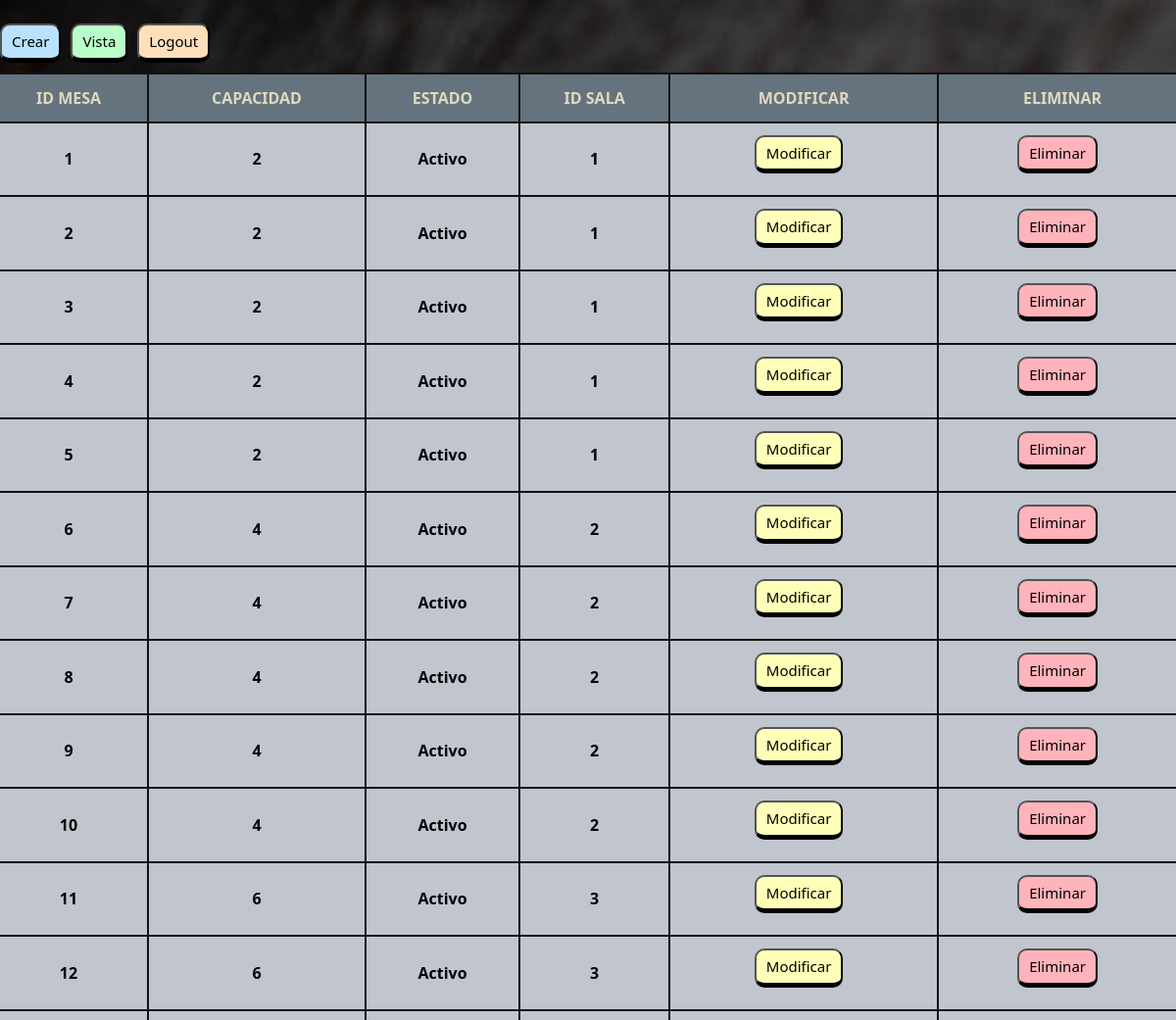
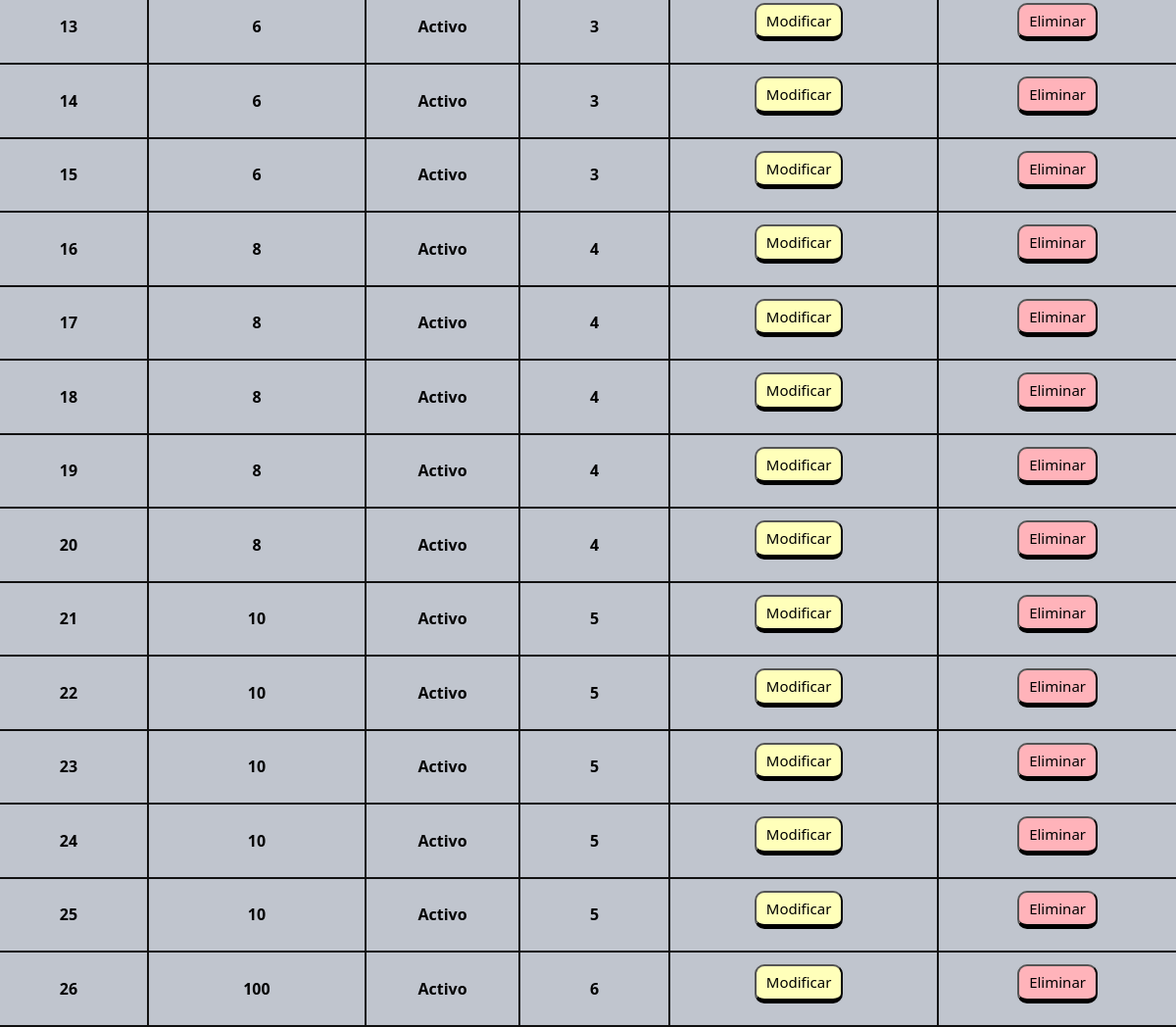
The app's page /process/mesas_admin.php (signed in) with its own data (2 pictures, top to bottom).
### tables this page shows
CREATE TABLE `tbl_mesa` (
  `id_mesa` int(11) NOT NULL,
  `capacidad` int(2) NOT NULL,
  `estado` varchar(20) NOT NULL,
  `id_sala` int(11) NOT NULL
);

### process/mesas_admin.php (the view, shortened to what this page needs)
<?php
    include '../services/conexion.php';
    if (!$_SESSION['nombre_admin']=="") {?>
        <!DOCTYPE html>
        <html lang="en">
        <head>
            <link rel="stylesheet" href="../css/styles.css">
            <link href="https://cdn.jsdelivr.net/npm/bootstrap@5.1.3/dist/css/bootstrap.min.css" rel="stylesheet">
        </head>
        <body class="region-admin" id="mesas">
            <br>
            <div>
                <form action="../process/crear-mesa.php" method="POST">
                    <button class= "botonCre" type="submit" name="Crear" value="Crear">Crear</button>
                </form>
                <form action="../view/control_admin.php" method="POST">
                    <button id="crl_adm" class= "botonCre" type="submit" name="logout" value="logout">Vista</button>
                </form>
                <form action="../process/logout.proc.php" method="POST">
                    <button id="logout" class= "botonCre" type="submit" name="logout" value="logout">Logout</button>
                </form>
            </div>
            <div class="row">
                    <?php
                        $sentencia=$pdo->prepare("SELECT * FROM tbl_mesa;");
                        $sentencia->execute();
                    ?>
                    <table class="tableAdmin">
                        <tr class="active">
                            <th>ID MESA</th>
                            <th>CAPACIDAD</th>
                            <th>ESTADO</th>
                            <th>ID SALA</th>
                            <th>MODIFICAR</th>
                            <th>ELIMINAR</th>
                        </tr>
                        <?php
                            $listaMesas=$sentencia->fetchAll(PDO::FETCH_ASSOC);
                            foreach($listaMesas as $registro){
                        ?>
                        <tr>
                            <td><?php echo "{$registro['id_mesa']}";?></td>
                            <td><?php echo "{$registro['capacidad']}";?></td>
                            <td><?php echo "{$registro['estado']}";?></td>
                            <td><?php echo "{$registro['id_sala']}";?></td>
                            <td>
                                <form action="../process/act-mesa.php" method="POST" enctype="multipart/form-data">
                                    <button class= "botonAct" type="submit" name="Modificar" value="Modificar">Modificar</button>
                                </form>
                            </td>
                            <td>
                                <form action="../process/eliminar-mesa.php" method="POST">
                                    <button class= "botonEli" type="submit" name="Eliminar" value="Eliminar">Eliminar</button>
                                </form>
                            </td>
                        </tr>
                        <?php } ?>
                    </table>
            </div>
        </body>
        </html>
    <?php
    }else{
        header('Location: ../view/login.php');
    }

### css/styles.css (style rules this page uses)
* { box-sizing: border-box; font-family: 'Segoe UI', Roboto, Oxygen, Ubuntu, Cantarell, 'Open Sans', 'Helvetica Neue', sans-serif; }
body { margin: 0; background-size: cover; background-attachment: fixed; padding: 10% 20px; text-align: center; }
:root { --marron1: #271301; --blanco: #fff; --azul2: #0F1923; }
button { float: center; }
.row:after { content: ""; display: table; clear: both; }
table { background-color: rgba(0, 0, 0, 0.05); }
body.region-admin { padding: 0px; min-height: 100vh; text-align: center; display: flex; flex-flow: column; margin: 0; background-size: cover; }
::placeholder { color: #fff; }
#mesas { background-image: url("../img/img_fondo_mesas.jpeg"); background-size: cover; background-repeat: no-repeat; }
.tableAdmin th { padding-top: 12px; padding-bottom: 12px; text-align: center; color: #E1D9BE; background-color: rgba(101, 115, 126); border: 2pt solid rgba(17, 17, 17); }
.tableAdmin td { padding: 8px; padding-top: 12px; padding-bottom: 12px; text-align: center; color: #000000; border: 2pt solid rgba(17, 17, 17); font-weight: bold; }
.tableAdmin tr { border-spacing: 0px 20px; border-left: 2pt solid rgba(17, 17, 17); border-right: 2pt solid rgba(17, 17, 17); border-top: 2pt solid rgba(17, 17, 17); border-bottom: 2pt solid rgba(17, 17, 17); background-color: rgba(192, 197, 206); }
.botonCre { padding: 5px 10px; margin: 0px 10px 10px 0px; float: right; border-radius: 10px; font-size: 15px; text-align: center; color: black; text-decoration: none; background-color: #bae1ff; border-color: black; border-bottom: 5px solid black; float: left; display: flex; }
#logout { background-color: #ffdfba; }
#crl_adm { background-color: #baffc9; }
.botonAct { position: relative; padding: 5px 10px; margin: 0px 10px 10px 0px; float: center; border-radius: 10px; font-size: 15px; text-align: center; color: black; text-decoration: none; background-color: #ffffba; border-color: black; border-bottom: 5px solid black; }
.botonEli { position: relative; padding: 5px 10px; margin: 0px 10px 10px 0px; border-radius: 10px; font-size: 15px; text-align: center; color: black; text-decoration: none; background-color: #ffb3ba; border-color: black; border-bottom: 5px solid black; float: center; }

### records on screen
tbl_mesa: id_mesa "1", capacidad "2", estado "Activo", id_sala "1"
tbl_mesa: id_mesa "2", capacidad "2", estado "Activo", id_sala "1"
tbl_mesa: id_mesa "3", capacidad "2", estado "Activo", id_sala "1"
tbl_mesa: id_mesa "4", capacidad "2", estado "Activo", id_sala "1"
tbl_mesa: id_mesa "5", capacidad "2", estado "Activo", id_sala "1"
tbl_mesa: id_mesa "6", capacidad "4", estado "Activo", id_sala "2"
tbl_mesa: id_mesa "7", capacidad "4", estado "Activo", id_sala "2"
tbl_mesa: id_mesa "8", capacidad "4", estado "Activo", id_sala "2"
tbl_mesa: id_mesa "9", capacidad "4", estado "Activo", id_sala "2"
tbl_mesa: id_mesa "10", capacidad "4", estado "Activo", id_sala "2"
tbl_mesa: id_mesa "11", capacidad "6", estado "Activo", id_sala "3"
tbl_mesa: id_mesa "12", capacidad "6", estado "Activo", id_sala "3"
tbl_mesa: id_mesa "13", capacidad "6", estado "Activo", id_sala "3"
tbl_mesa: id_mesa "14", capacidad "6", estado "Activo", id_sala "3"
tbl_mesa: id_mesa "15", capacidad "6", estado "Activo", id_sala "3"
tbl_mesa: id_mesa "16", capacidad "8", estado "Activo", id_sala "4"
tbl_mesa: id_mesa "17", capacidad "8", estado "Activo", id_sala "4"
tbl_mesa: id_mesa "18", capacidad "8", estado "Activo", id_sala "4"
tbl_mesa: id_mesa "19", capacidad "8", estado "Activo", id_sala "4"
tbl_mesa: id_mesa "20", capacidad "8", estado "Activo", id_sala "4"
tbl_mesa: id_mesa "21", capacidad "10", estado "Activo", id_sala "5"
tbl_mesa: id_mesa "22", capacidad "10", estado "Activo", id_sala "5"
tbl_mesa: id_mesa "23", capacidad "10", estado "Activo", id_sala "5"
tbl_mesa: id_mesa "24", capacidad "10", estado "Activo", id_sala "5"
tbl_mesa: id_mesa "25", capacidad "10", estado "Activo", id_sala "5"
tbl_mesa: id_mesa "26", capacidad "100", estado "Activo", id_sala "6"
